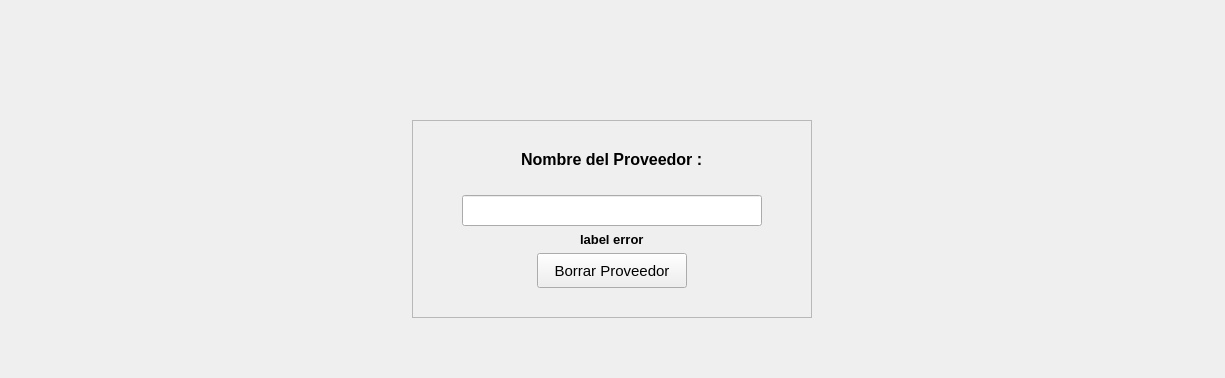
      <widget class="QWidget" name="page_7">
       <layout class="QGridLayout" name="gridLayout_19">
        <item row="0" column="0">
         <widget class="QFrame" name="frame_27">
          <property name="frameShape">
           <enum>QFrame::Shape::NoFrame</enum>
          </property>
          <property name="frameShadow">
           <enum>QFrame::Shadow::Raised</enum>
          </property>
          <layout class="QVBoxLayout" name="verticalLayout_11">
           <item>
            <spacer name="horizontalSpacer_87">
             <property name="orientation">
              <enum>Qt::Orientation::Horizontal</enum>
             </property>
             <property name="sizeHint" stdset="0">
              <size>
               <width>40</width>
               <height>20</height>
              </size>
             </property>
            </spacer>
           </item>
           <item>
            <spacer name="horizontalSpacer_89">
             <property name="orientation">
              <enum>Qt::Orientation::Horizontal</enum>
             </property>
             <property name="sizeHint" stdset="0">
              <size>
               <width>40</width>
               <height>20</height>
              </size>
             </property>
            </spacer>
           </item>
           <item>
            <spacer name="horizontalSpacer_88">
             <property name="orientation">
              <enum>Qt::Orientation::Horizontal</enum>
             </property>
             <property name="sizeHint" stdset="0">
              <size>
               <width>40</width>
               <height>20</height>
              </size>
             </property>
            </spacer>
           </item>
           <item>
            <spacer name="horizontalSpacer_86">
             <property name="orientation">
              <enum>Qt::Orientation::Horizontal</enum>
             </property>
             <property name="sizeHint" stdset="0">
              <size>
               <width>40</width>
               <height>20</height>
              </size>
             </property>
            </spacer>
           </item>
           <item>
            <spacer name="horizontalSpacer_85">
             <property name="orientation">
              <enum>Qt::Orientation::Horizontal</enum>
             </property>
             <property name="sizeHint" stdset="0">
              <size>
               <width>1185</width>
               <height>20</height>
              </size>
             </property>
            </spacer>
           </item>
           <item alignment="Qt::AlignmentFlag::AlignHCenter">
            <widget class="QFrame" name="frame_29">
             <property name="minimumSize">
              <size>
               <width>400</width>
               <height>0</height>
              </size>
             </property>
             <property name="frameShape">
              <enum>QFrame::Shape::StyledPanel</enum>
             </property>
             <property name="frameShadow">
              <enum>QFrame::Shadow::Raised</enum>
             </property>
             <layout class="QVBoxLayout" name="verticalLayout_12">
              <item>
               <spacer name="horizontalSpacer_90">
                <property name="orientation">
                 <enum>Qt::Orientation::Horizontal</enum>
                </property>
                <property name="sizeHint" stdset="0">
                 <size>
                  <width>40</width>
                  <height>20</height>
                 </size>
                </property>
               </spacer>
              </item>
              <item alignment="Qt::AlignmentFlag::AlignHCenter">
               <widget class="QLabel" name="label_58">
                <property name="font">
                 <font>
                  <pointsize>12</pointsize>
                  <bold>true</bold>
                 </font>
                </property>
                <property name="text">
                 <string>Nombre del Proveedor :</string>
                </property>
               </widget>
              </item>
              <item>
               <spacer name="horizontalSpacer_91">
                <property name="orientation">
                 <enum>Qt::Orientation::Horizontal</enum>
                </property>
                <property name="sizeHint" stdset="0">
                 <size>
                  <width>40</width>
                  <height>20</height>
                 </size>
                </property>
               </spacer>
              </item>
              <item alignment="Qt::AlignmentFlag::AlignHCenter">
               <widget class="QLineEdit" name="lineEdit_22">
                <property name="minimumSize">
                 <size>
                  <width>300</width>
                  <height>0</height>
                 </size>
                </property>
                <property name="font">
                 <font>
                  <pointsize>14</pointsize>
                  <bold>false</bold>
                 </font>
                </property>
               </widget>
              </item>
              <item alignment="Qt::AlignmentFlag::AlignHCenter">
               <widget class="QLabel" name="label_119">
                <property name="font">
                 <font>
                  <pointsize>10</pointsize>
                  <bold>true</bold>
                 </font>
                </property>
                <property name="text">
                 <string>label error</string>
                </property>
               </widget>
              </item>
              <item alignment="Qt::AlignmentFlag::AlignHCenter">
               <widget class="QPushButton" name="pushButton_36">
                <property name="minimumSize">
                 <size>
                  <width>150</width>
                  <height>35</height>
                 </size>
                </property>
                <property name="font">
                 <font>
                  <pointsize>11</pointsize>
                  <bold>false</bold>
                 </font>
                </property>
                <property name="text">
                 <string>Borrar Proveedor</string>
                </property>
               </widget>
              </item>
              <item>
               <spacer name="horizontalSpacer_93">
                <property name="orientation">
                 <enum>Qt::Orientation::Horizontal</enum>
                </property>
                <property name="sizeHint" stdset="0">
                 <size>
                  <width>40</width>
                  <height>20</height>
                 </size>
                </property>
               </spacer>
              </item>
             </layout>
            </widget>
           </item>
           <item>
            <spacer name="verticalSpacer_9">
             <property name="orientation">
              <enum>Qt::Orientation::Vertical</enum>
             </property>
             <property name="sizeHint" stdset="0">
              <size>
               <width>20</width>
               <height>40</height>
              </size>
             </property>
            </spacer>
           </item>
          </layout>
         </widget>
        </item>
       </layout>
      </widget>
